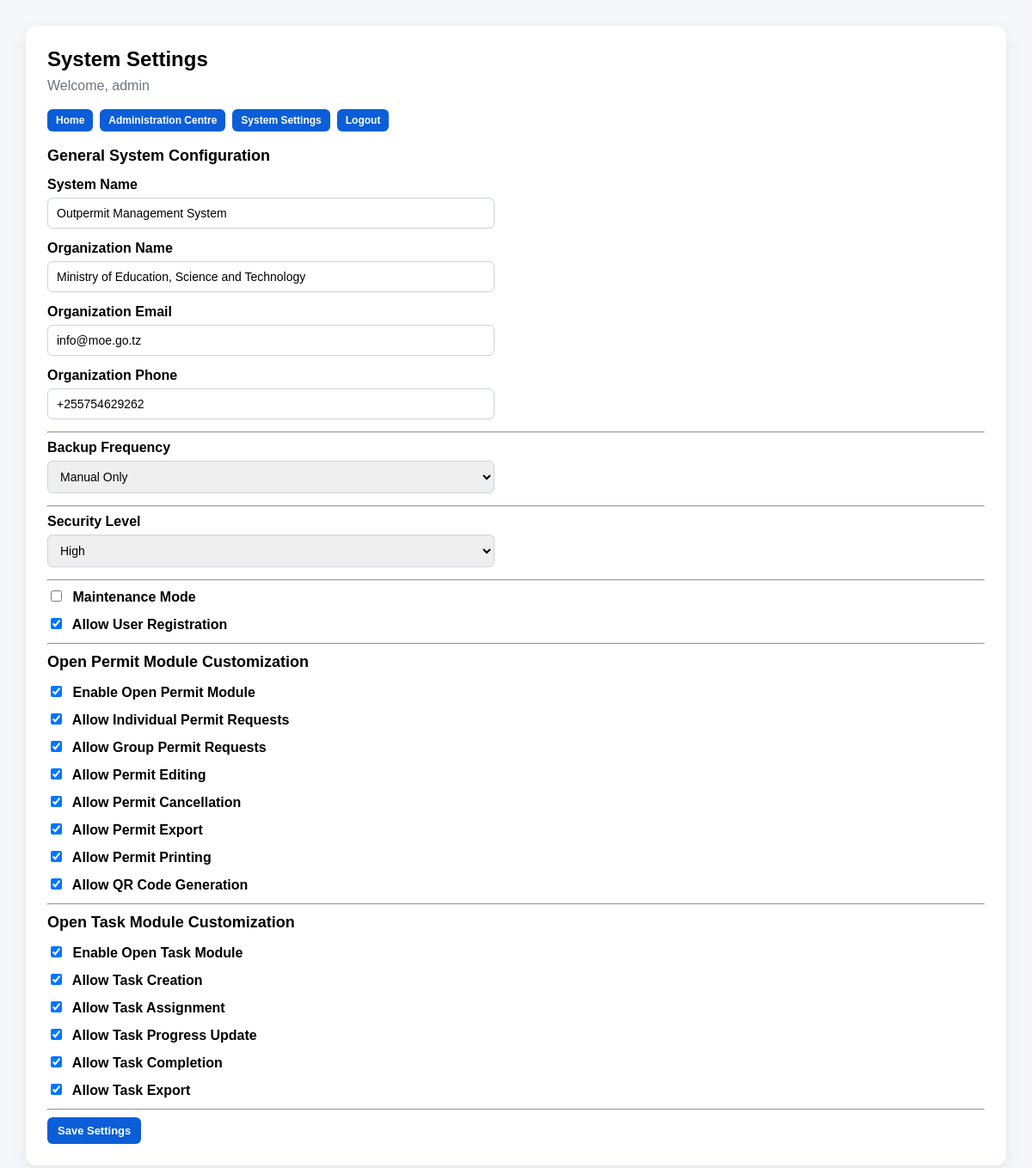
The app's page /system-admin/settings/ (signed in) with its own data.
### system_admin/models.py (models this page shows, shortened)
class SystemSetting(models.Model):
    BACKUP_FREQUENCY = [
        ('MANUAL', 'Manual Only'),
        ('DAILY', 'Daily'),
        ('WEEKLY', 'Weekly'),
        ('MONTHLY', 'Monthly'),
    ]
    SECURITY_LEVEL = [
        ('LOW', 'Low'),
        ('MEDIUM', 'Medium'),
        ('HIGH', 'High'),
    ]
    system_name = models.CharField(
        max_length=255,
        default='Outpermit Management System'
    )
    organization_name = models.CharField(max_length=255, blank=True, null=True)
    organization_email = models.EmailField(blank=True, null=True)
    organization_phone = models.CharField(max_length=50, blank=True, null=True)
    maintenance_mode = models.BooleanField(default=False)
    allow_user_registration = models.BooleanField(default=False)
    open_task_enabled = models.BooleanField(default=True)
    allow_task_creation = models.BooleanField(default=True)
    allow_task_assignment = models.BooleanField(default=True)
    allow_task_progress_update = models.BooleanField(default=True)
    allow_task_completion = models.BooleanField(default=True)
    allow_task_export = models.BooleanField(default=True)
    open_permit_enabled = models.BooleanField(default=True)
    allow_individual_permit = models.BooleanField(default=True)
    allow_group_permit = models.BooleanField(default=True)
    allow_permit_edit = models.BooleanField(default=True)
    allow_permit_cancel = models.BooleanField(default=True)
    allow_permit_export = models.BooleanField(default=True)
    allow_permit_print = models.BooleanField(default=True)
    allow_qr_code = models.BooleanField(default=True)
    allow_badge_print = models.BooleanField(default=True)
    backup_frequency = models.CharField(
        max_length=50,
        choices=BACKUP_FREQUENCY,
        default='MANUAL'
    )
    security_level = models.CharField(
        max_length=50,
        choices=SECURITY_LEVEL,
        default='MEDIUM'
    )
    updated_at = models.DateTimeField(auto_now=True)

### system_admin/views.py (the view)
# urls.py: path('settings/', views.system_settings, name='settings'),
@login_required
@user_passes_test(is_system_admin)
def system_settings(request):
    setting, created = SystemSetting.objects.get_or_create(id=1)
    if request.method == 'POST':
        form = SystemSettingForm(request.POST, instance=setting)
        if form.is_valid():
            form.save()
            messages.success(request, 'System settings updated successfully.')
            return redirect('system_admin:settings')
    else:
        form = SystemSettingForm(instance=setting)
    return render(request, 'system_admin/settings.html', {
        'form': form,
        'setting': setting,
    })

### system_admin/views.py (called while the page is built)
def is_system_admin(user):
    return user.is_authenticated and user.is_superuser

### system_admin/templates/system_admin/settings.html (shortened to what this page needs)
{% extends "system_admin/system_admin_base.html" %}
{% block page_title %}System Settings{% endblock %}
{% block active_menu %}
<a href="{% url 'system_admin:settings' %}">System Settings</a>
{% endblock %}
{% block content %}
<div class="section-title">General System Configuration</div>
<form method="post">
    <div class="form-row">
        <label>System Name</label>
        {{ form.system_name }}
    </div>
    <div class="form-row">
        <label>Organization Name</label>
        {{ form.organization_name }}
    </div>
    <div class="form-row">
        <label>Organization Email</label>
        {{ form.organization_email }}
    </div>
    <div class="form-row">
        <label>Organization Phone</label>
        {{ form.organization_phone }}
    </div>
    <hr>
    <div class="form-row">
        <label>Backup Frequency</label>
        {{ form.backup_frequency }}
    </div>
    <hr>
    <div class="form-row">
        <label>Security Level</label>
        {{ form.security_level }}
    </div>
    <hr>
    <div class="checkbox-row">
        {{ form.maintenance_mode }} Maintenance Mode
    </div>
    <div class="checkbox-row">
        {{ form.allow_user_registration }} Allow User Registration
    </div>
    <hr>
    <div class="section-title">Open Permit Module Customization</div>
    <div class="checkbox-row">
        {{ form.open_permit_enabled }} Enable Open Permit Module
    </div>
    <div class="checkbox-row">
        {{ form.allow_individual_permit }} Allow Individual Permit Requests
    </div>
    <div class="checkbox-row">
        {{ form.allow_group_permit }} Allow Group Permit Requests
    </div>
    <div class="checkbox-row">
        {{ form.allow_permit_edit }} Allow Permit Editing
    </div>
    <div class="checkbox-row">
        {{ form.allow_permit_cancel }} Allow Permit Cancellation
    </div>
    <div class="checkbox-row">
        {{ form.allow_permit_export }} Allow Permit Export
    </div>
    <div class="checkbox-row">
        {{ form.allow_permit_print }} Allow Permit Printing
    </div>
    <div class="checkbox-row">
        {{ form.allow_qr_code }} Allow QR Code Generation
    </div>
    <hr>
    <div class="section-title">Open Task Module Customization</div>
    <div class="checkbox-row">
        {{ form.open_task_enabled }} Enable Open Task Module
    </div>
    <div class="checkbox-row">
        {{ form.allow_task_creation }} Allow Task Creation
    </div>
    <div class="checkbox-row">
        {{ form.allow_task_assignment }} Allow Task Assignment
    </div>
    <div class="checkbox-row">
        {{ form.allow_task_progress_update }} Allow Task Progress Update
    </div>
    <div class="checkbox-row">
        {{ form.allow_task_completion }} Allow Task Completion
    </div>
    <div class="checkbox-row">
        {{ form.allow_task_export }} Allow Task Export
    </div>
    <hr>
    <button type="submit">Save Settings</button>
</form>
{% endblock %}

### system_admin/templates/system_admin/system_admin_base.html (shortened to what this page needs)
<!DOCTYPE html>
<html>
<head>
</head>
<body>
    <div class="card">
        <h2>{% block page_title %}System Admin{% endblock %}</h2>
        <div class="subtitle">Welcome, {{ request.user.username }}</div>
        <div class="menu">
            <a href="{% url 'system_home' %}">Home</a>
            <a href="{% url 'admin_dashboard' %}">Administration Centre</a>
            {% block active_menu %}
            {% endblock %}
            <a href="{% url 'logout' %}">Logout</a>
        </div>
        {% block content %}
        {% endblock %}
    </div>
</body>
</html>

### system_admin/templates/system_admin/system_admin_base.html (style rules this page uses)
body { font-family: Arial, sans-serif; background: #f5f7fb; padding: 30px; margin: 0; }
.card { background: white; max-width: 1100px; margin: auto; padding: 25px; border-radius: 12px; box-shadow: 0 6px 18px rgba(0, 0, 0, 0.08); }
h2 { margin-top: 0; margin-bottom: 8px; }
.subtitle { color: #6c757d; margin-bottom: 18px; }
.menu { display: flex; flex-wrap: wrap; gap: 8px; margin-top: 10px; margin-bottom: 18px; }
.menu a { display: inline-block; padding: 6px 10px; background: #0b5ed7; color: white; text-decoration: none; border-radius: 6px; font-weight: 600; font-size: 12px; line-height: 1.2; white-space: nowrap; transition: transform 0.18s ease, box-shadow 0.18s ease, background 0.18s ease; }
.section-title { margin-top: 10px; margin-bottom: 14px; font-size: 18px; font-weight: 700; }
.form-row { margin-bottom: 14px; }
.form-row label { display: block; font-weight: 700; margin-bottom: 6px; }
input, select, textarea { width: 100%; max-width: 520px; padding: 9px 10px; border: 1px solid #ced4da; border-radius: 6px; font-size: 14px; box-sizing: border-box; }
input[type="checkbox"] { width: auto; margin-right: 8px; }
.checkbox-row { margin-bottom: 12px; font-weight: 600; }
.btn-link, button { display: inline-block; padding: 8px 12px; background: #0b5ed7; color: white; text-decoration: none; border-radius: 6px; border: none; font-size: 13px; font-weight: 700; cursor: pointer; transition: transform 0.18s ease, box-shadow 0.18s ease; }

### records on screen
SystemSetting: system_name "Outpermit Management System", organization_name "Ministry of Education, Science and Technology", organization_email "info@moe.go.tz", organization_phone "+255754629262", backup_frequency "Manual Only", security_level "High", allow_user_registration "☑", open_permit_enabled "☑", allow_individual_permit "☑", allow_group_permit "☑", allow_permit_edit "☑", allow_permit_cancel "☑", allow_permit_export "☑", allow_permit_print "☑", allow_qr_code "☑", open_task_enabled "☑", allow_task_creation "☑", allow_task_assignment "☑", allow_task_progress_update "☑", allow_task_completion "☑", allow_task_export "☑"

### other values on screen
{{ request.user.username }} "admin"
